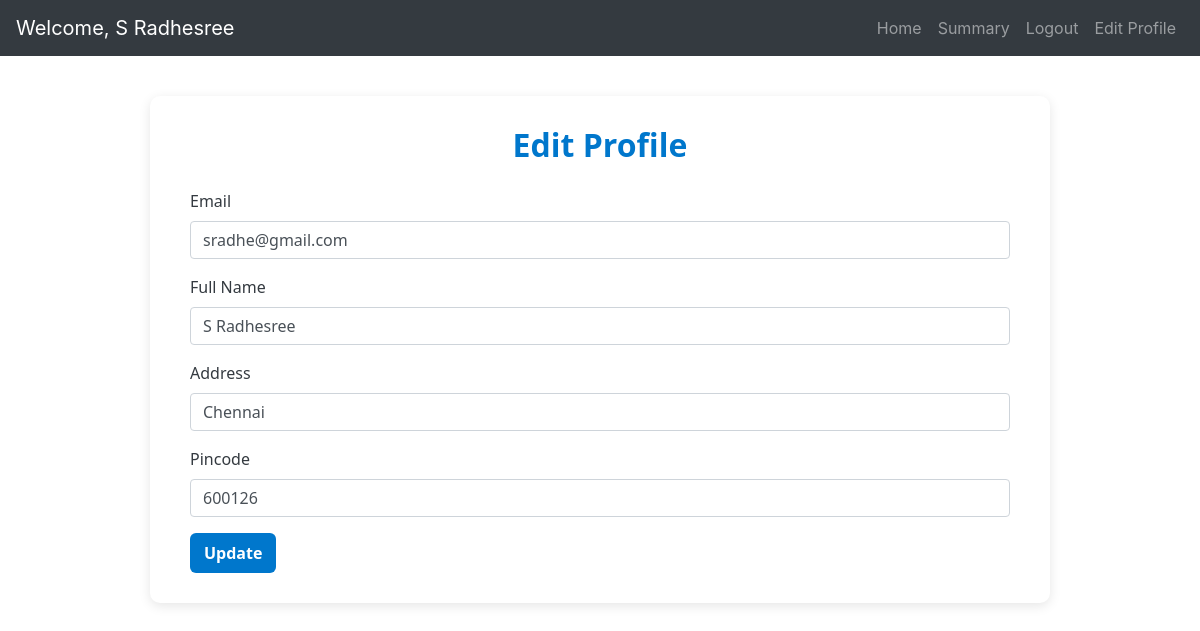
Screenshot of /edit_profile/2 with the database file from the repository.
### models/models.py (models this page shows)
class User(db.Model):
    __tablename__= 'users'
    id= db.Column(db.Integer, primary_key=True)
    email= db.Column(db.String, unique=True, nullable=False)
    password= db.Column(db.String, nullable=False)
    full_name= db.Column(db.String)
    address= db.Column(db.String)
    pincode= db.Column(db.String)
    type= db.Column(db.String, default="general")
    reservations= relationship('Reservation', back_populates='user')

### controllers/users.py (the view, shortened to what this page needs)
@app.route('/edit_profile/<int:user_id>', methods=['GET', 'POST'])
def edit_profile(user_id):
    user = User.query.get_or_404(user_id)
    return render_template('edit_profile.html', user=user)

### templates/edit_profile.html (shortened to what this page needs)
<!DOCTYPE html>
<html>
<head>
    <link href="https://cdn.jsdelivr.net/npm/bootstrap@4.0.0/dist/css/bootstrap.min.css" rel="stylesheet">
    <link rel="stylesheet" href="{{ url_for('static', filename='user.css') }}">
</head>
<body>
    <nav class="navbar navbar-expand-lg navbar-dark bg-dark">
        <a class="navbar-brand" href="#">Welcome, {{ user.full_name }}</a>
        <div class="collapse navbar-collapse" id="userNavbar">
            <ul class="navbar-nav ml-auto">
                <li class="nav-item"><a class="nav-link" href="{{ url_for('user_dashboard', user_id=user.id) }}">Home</a></li>
                <li class="nav-item"><a class="nav-link" href="{{ url_for('user_summary', user_id=user.id) }}">Summary</a></li>
                <li class="nav-item"><a class="nav-link" href="/login">Logout</a></li>
                <li class="nav-item"><a class="nav-link" href="{{ url_for('edit_profile', user_id=user.id) }}" id="editProfileLink">Edit Profile</a></li>
            </ul>
        </div>
    </nav>
    <div class="user-dashboard">
        <h2>Edit Profile</h2>
        <form method="POST">
            <div class="mb-3">
                <label>Email</label>
                <input type="email" name="email" class="form-control" value="{{ user.email }}" required>
            </div>
            <div class="mb-3">
                <label>Full Name</label>
                <input type="text" name="full_name" class="form-control" value="{{ user.full_name }}">
            </div>
            <div class="mb-3">
                <label>Address</label>
                <input type="text" name="address" class="form-control" value="{{ user.address }}">
            </div>
            <div class="mb-3">
                <label>Pincode</label>
                <input type="text" name="pincode" class="form-control" value="{{ user.pincode }}">
            </div>
            <button type="submit" class="btn btn-primary">Update</button>
        </form>
    </div>
</body>
</html>

### static/user.css (style rules this page uses)
.user-dashboard { max-width: 900px; margin: 40px auto; background: #fff; padding: 30px 40px; border-radius: 10px; box-shadow: 0 3px 12px rgba(0, 0, 0, 0.1); font-family: 'Segoe UI', Tahoma, Geneva, Verdana, sans-serif; color: #343a40; }
.user-dashboard h2 { font-size: 2rem; font-weight: 600; margin-bottom: 25px; text-align: center; color: #0077cc; }
.btn { padding: 8px 14px; border-radius: 6px; border: none; font-weight: 600; cursor: pointer; transition: background-color 0.3s ease; text-decoration: none; display: inline-block; user-select: none; }
.btn-primary { background-color: #0077cc; color: white; }

### rows the page displays
User: full_name "S Radhesree", email "sradhe@gmail.com", address "Chennai", pincode "600126"
